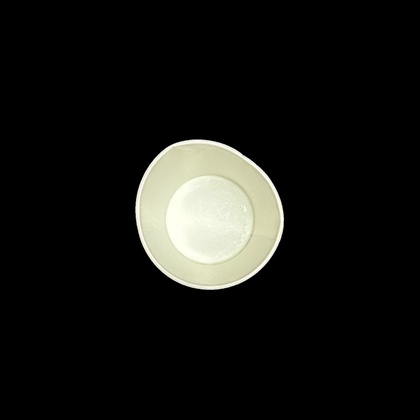
#> input picture dataset_cleaned/defected/IMG_9588 Top Cup 134 (2).JPG, 420 x 420 px, shrunk from 1307 x 1307 before the run, found by its file name; its folder holds 4 pictures in this run
$ jupyter execute --allow-errors pipelineforoneimage.ipynb
#> lines starting #> are read from the running program, lines starting #| are printed output that depends on the picture; after the words box and inside, x2 and y2 are one past the last pixel; in counts of white or black regions, pixels touching at a corner belong together
#> in run_single_image, img is the input picture: shape (420, 420, 3); mean B, G, R 19.7, 22.4, 22.2
[cell 1]
import cv2
import numpy as np
import os
import matplotlib.pyplot as plt
import pandas as pd
from pathlib import Path
import math

# ------------------- CONFIG -------------------
# SUBFOLDERS = {"defected": 0, "non_defected": 1}
ANGLE_STEP = 10
IMG_EXTS = {".png", ".jpg", ".jpeg", ".bmp", ".tif", ".tiff"}
USE_HOUGH = False
OUTPUT_BASE_DIR = Path(r"D:\manu project\new")  # Output folder for CSV and annotated images
ANNOTATED_DIR = OUTPUT_BASE_DIR / "annotated"

# ------------------- STEP 1: BACKGROUND REMOVAL -------------------
# [10 lines left out: function remove_background, not called in this run]

def save_background_removed_dataset(input_dir, output_dir):
    os.makedirs(output_dir, exist_ok=True)
    for label_dir in SUBFOLDERS.keys():
        in_path = os.path.join(input_dir, label_dir)
        out_path = os.path.join(output_dir, label_dir)
        os.makedirs(out_path, exist_ok=True)
        for img_name in os.listdir(in_path):
            img_path = os.path.join(in_path, img_name)
            _, _, result = remove_background(img_path)
            cv2.imwrite(os.path.join(out_path, img_name), result)
    print(f"[STEP 1] Background-removed dataset saved at: {output_dir}")

# ------------------- STEP 2: OUTER CONTOUR -------------------
# [26 lines left out: functions largest_external_contour, save_outer_contour_dataset, not called in this run]

# ------------------- STEP 3 & 4: RADIUS MEASUREMENT -------------------
def estimate_center_and_radius(cnt):
    (cx, cy), r = cv2.minEnclosingCircle(cnt)
    return (float(cx), float(cy)), float(r)

# [79 lines left out: functions ray_hit_point, process_image, generate_final_csv, not called in this run]

# ------------------- MAIN PIPELINE -------------------
def run_pipeline(raw_dataset_dir):
    raw_dataset_dir = Path(raw_dataset_dir)
    cleaned_dir = Path(OUTPUT_BASE_DIR / "dataset_cleaned")
    outer_dir = Path(OUTPUT_BASE_DIR / "dataset_outer_contour")
    save_background_removed_dataset(raw_dataset_dir, cleaned_dir)
    save_outer_contour_dataset(cleaned_dir, outer_dir)
    generate_final_csv(outer_dir, OUTPUT_BASE_DIR)

#> (the rest of this cell did not finish here and is left out)

[cell 2]
import cv2
import numpy as np
import math
import matplotlib.pyplot as plt

ANGLE_STEP = 10  # change if you want denser sampling

# ---------- helpers ----------
def _bgr2rgb(img):
    return cv2.cvtColor(img, cv2.COLOR_BGR2RGB)

def remove_background_from_image(img):
    """Return (mask, bg_removed)."""
    gray = cv2.cvtColor(img, cv2.COLOR_BGR2GRAY)
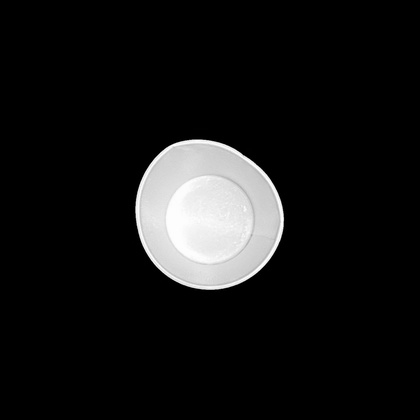
#> gray: shape (420, 420); min 0, max 254, mean 22
    _, mask = cv2.threshold(gray, 0, 255, cv2.THRESH_BINARY + cv2.THRESH_OTSU)
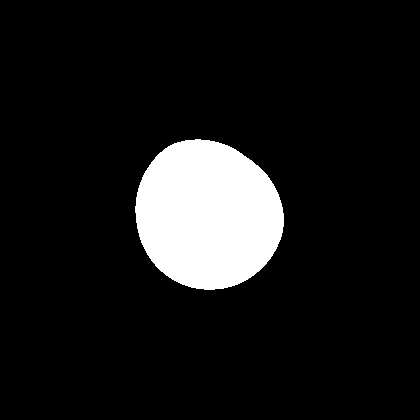
#> mask: shape (420, 420); 9.9% white; 1 white region, box (x1, y1, x2, y2) and area: (135, 139, 284, 290) 17384
    kernel = np.ones((5,5), np.uint8)
    mask = cv2.morphologyEx(mask, cv2.MORPH_OPEN, kernel)
    mask = cv2.morphologyEx(mask, cv2.MORPH_CLOSE, kernel)
    result = cv2.bitwise_and(img, img, mask=mask)
    return mask, result

def largest_external_contour(bin_img):
    cnts, _ = cv2.findContours(bin_img, cv2.RETR_EXTERNAL, cv2.CHAIN_APPROX_SIMPLE)
    if not cnts:
        raise ValueError("No contour found.")
    return max(cnts, key=cv2.contourArea)

def estimate_center_from_contour(cnt):
    (cx, cy), r = cv2.minEnclosingCircle(cnt)
    return (float(cx), float(cy)), float(r)

# [60 lines left out: functions ray_hit_point, measure_radii, compute_r_ratio, show_intermediate, not called in this run]

# ---------- main single-image pipeline ----------
def run_single_image(img_path, angle_step=ANGLE_STEP, show=True):
    # read
    img = cv2.imread(img_path)
    if img is None:
        raise FileNotFoundError(f"Could not read image: {img_path}")

    # step 1: background removal
    mask, bg_removed = remove_background_from_image(img)

    # step 2: outer contour (on bg-removed)
    gray_rm = cv2.cvtColor(bg_removed, cv2.COLOR_BGR2GRAY)
    _, bin_img = cv2.threshold(gray_rm, 1, 255, cv2.THRESH_BINARY)
    bin_thick = cv2.dilate(bin_img, np.ones((3,3), np.uint8), iterations=1)
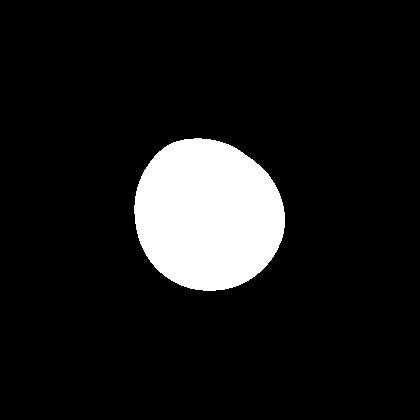
#> bin_thick: shape (420, 420); 10.2% white; 1 white region

    cnt = largest_external_contour(bin_thick)
#> in largest_external_contour, `cnts, _ = cv2.findContours(bin_img, cv2.RETR_EXTERNAL, cv2.CHAIN_APPRO..`: cnts = 1 contour; box (x1, y1, x2, y2) and area: (134, 138, 285, 291) 17774
#> cnt = contour of 218 points, box (x1, y1, x2, y2) (134, 138, 285, 291), area 17774
    (cx, cy), _ = estimate_center_from_contour(cnt)
#> in estimate_center_from_contour, `(cx, cy), r = cv2.minEnclosingCircle(cnt)`: cx = 207.5; cy = 212.5; r = 78.72
#> cx = 207.5; cy = 212.5
    center = (cx, cy)
#> center = (207.5, 212.5)

    contour_overlay = img.copy()
    cv2.drawContours(contour_overlay, [cnt], -1, (0, 255, 255), 2)
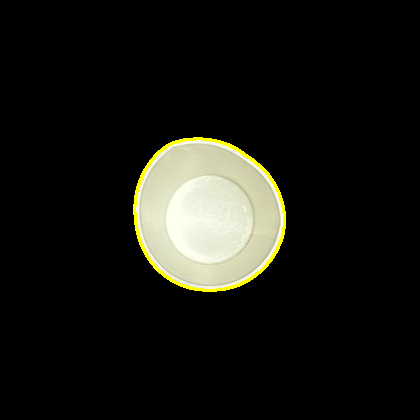
#> contour_overlay: shape (420, 420, 3); 0.93% of pixels changed, all inside (x1, y1, x2, y2) = (133, 137, 286, 292)

# [44 lines left out: function process_image, not called in this run]

# ---------- example usage ----------
if __name__ == "__main__":
    IMG_PATH = r"D:\manu project\new\dataset\defected\IMG_9588 Top Cup 134 (2).JPG"
    run_single_image(IMG_PATH, angle_step=10, show=True)
